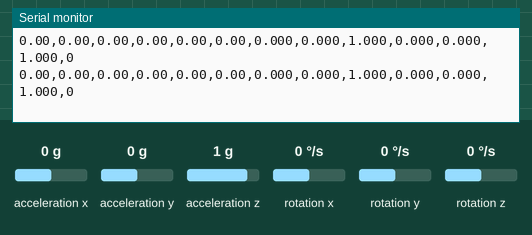
Simulated run of this sketch. Board: ESP32. Parts: the last lines printed to the serial monitor. Wiring (inferred from the names in the program): MPU-6050 motion sensor at I2C address 0x68. The test bench sets the inputs (shaded band); at power-on: acceleration x 0 g, acceleration y 0 g, rotation z 0 °/s, rotation x 0 °/s, rotation y 0 °/s, acceleration z 1 g. Nothing arrives over Bluetooth unless stated.

Above: at 3.0 s.
3.1 s: acceleration x set to -1.4 g
At 3.6 s:
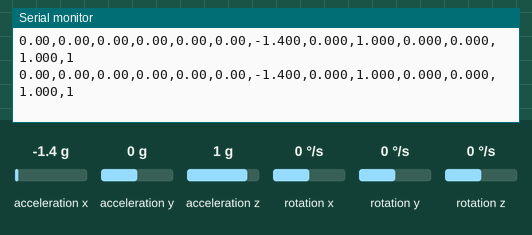
4.6 s: acceleration y set to -1.4 g
At 5.3 s:
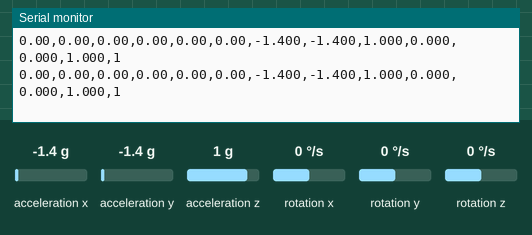
6.1 s: rotation z set to 100 °/s
At 6.7 s:
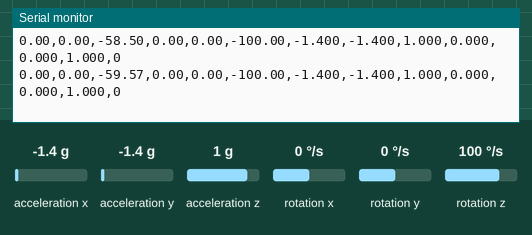
9.1 s: rotation x set to 100 °/s
At 9.9 s:
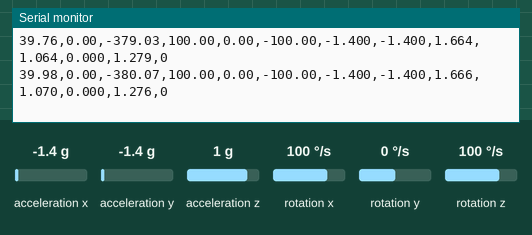
12.1 s: rotation y set to 100 °/s
At 12.9 s:
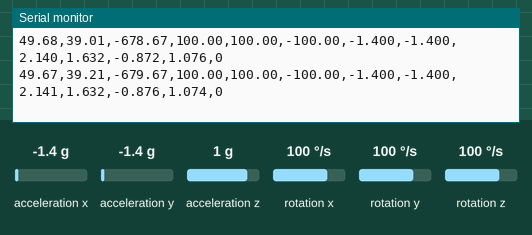
Timing chart, 0 to 15.1 s (numbered marks = the images above; inputs shaded):
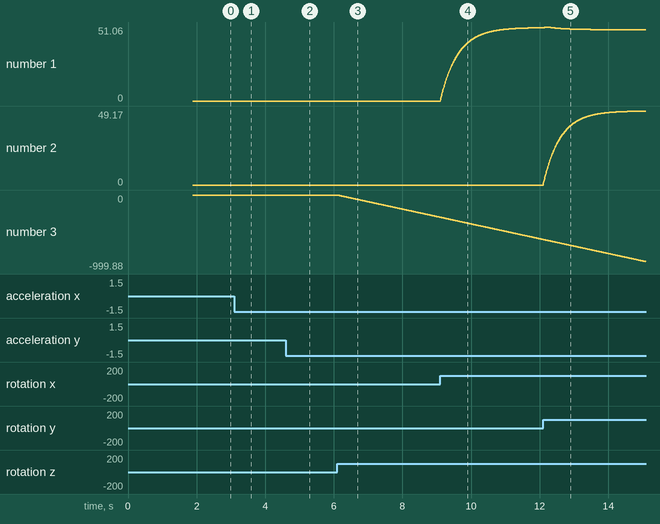

The sketch:

aethon_esp32.ino
```cpp
/* ============================================================
 *  AETHON-X  ·  IMU SERIAL STREAMER  (ESP32 Classic Bluetooth SPP)
 *  ESP32 sketch — feeds the aethon_visualizer.py Python visualiser.
 *
 *  WHY ESP32 INSTEAD OF HC-05:
 *    HC-05 uses Classic Bluetooth SPP but macOS 12+ dropped native
 *    /dev/tty.* support for SPP devices. The ESP32 exposes the same
 *    SPP profile — macOS sees it as /dev/tty.AETHON-X — so the
 *    Python visualiser works with zero changes (still uses pyserial).
 *
 *  HARDWARE WIRING (breadboard):
 *
 *     MPU6050  -->  ESP32
 *       VCC   ->  3.3V   (MPU6050 runs on 3.3V — do NOT use 5V)
 *       GND   ->  GND
 *       SCL   ->  GPIO 22
 *       SDA   ->  GPIO 21
 *       INT   ->  (not connected)
 *
 *     NO external Bluetooth module needed — ESP32 has BT built-in.
 *     Power the ESP32 from a USB power bank via its USB-C / micro-USB port.
 *
 *  FIRST-TIME PAIRING (macOS):
 *    1. Flash this sketch.
 *    2. Open System Settings → Bluetooth.
 *    3. The device "AETHON-X" appears — click Connect.
 *    4. After pairing, the port appears as /dev/tty.AETHON-X
 *       (run `ls /dev/tty.*` in Terminal to confirm).
 *    5. Run: python aethon_visualizer.py --port /dev/tty.AETHON-X --baud 115200
 *
 *  ARDUINO IDE SETUP:
 *    Board   : "ESP32 Dev Module" (or your specific ESP32 board variant)
 *    Library : BluetoothSerial — included in the ESP32 Arduino core, no install needed.
 *    Partition scheme: Use "Default" or "Huge APP" if you get low-memory errors.
 *
 *  OUTPUT FORMAT (13 CSV fields):
 *    angleX,angleY,angleZ,gxR,gyR,gzR,axg,ayg,waz,thrX,thrY,thrZ,landed\n
 *    • angleX/Y/Z : complementary-filter fused angles (degrees)
 *    • gxR/gyR/gzR: bias-corrected gyro rates (deg/s)
 *    • axg/ayg    : raw body-frame accelerometer (g)
 *    • waz        : world-frame vertical acceleration (g); 1.0 = hover
 *    • thrX/Y/Z   : body-frame thrust vector components (g)
 *    • landed     : 1 if still for >1.5 s, else 0
 *
 *  BAUD NOTE:
 *    BluetoothSerial baud is irrelevant for the BT link — SPP tunnels
 *    data over the radio at full speed regardless. The 115200 baud below
 *    only applies to the USB Serial monitor. Set --baud 115200 in Python.
 * ============================================================ */

#include <Wire.h>
#include <BluetoothSerial.h>

// ── Bluetooth SPP instance ──────────────────────────────────
BluetoothSerial btSerial;
const char* BT_NAME = "AETHON-X";   // device name visible during pairing

// ── Serial baud (USB monitor only — BT speed is automatic) ──
const uint32_t USB_BAUD = 115200;

// ── MPU6050 ─────────────────────────────────────────────────
const uint8_t MPU_ADDR  = 0x68;
const float   DT_TARGET = 0.01f;   // 100 Hz loop target
const float   ALPHA     = 0.98f;   // complementary filter weight (gyro trust)

// ── I²C pins (ESP32 default) ─────────────────────────────────
// GPIO 21 = SDA, GPIO 22 = SCL — Wire uses these automatically on ESP32.
// If your board variant differs, call Wire.begin(SDA_PIN, SCL_PIN) instead.

float angleX = 0, angleY = 0, angleZ = 0;
float gyroXoff = 0, gyroYoff = 0, gyroZoff = 0;
uint32_t lastMicros = 0;
uint32_t stillFrames = 0;    // counts consecutive still frames for landed detection


// ── MPU6050 helpers ─────────────────────────────────────────
void mpuWrite(uint8_t reg, uint8_t val) {
  Wire.beginTransmission(MPU_ADDR);
  Wire.write(reg);
  Wire.write(val);
  Wire.endTransmission();
}

void mpuRead(int16_t &ax, int16_t &ay, int16_t &az,
             int16_t &gx, int16_t &gy, int16_t &gz) {
  Wire.beginTransmission(MPU_ADDR);
  Wire.write(0x3B);                         // ACCEL_XOUT_H
  Wire.endTransmission(false);
  Wire.requestFrom(MPU_ADDR, (uint8_t)14);
  ax = (Wire.read() << 8) | Wire.read();
  ay = (Wire.read() << 8) | Wire.read();
  az = (Wire.read() << 8) | Wire.read();
  Wire.read(); Wire.read();                 // skip temperature bytes
  gx = (Wire.read() << 8) | Wire.read();
  gy = (Wire.read() << 8) | Wire.read();
  gz = (Wire.read() << 8) | Wire.read();
}


// ── Gyro calibration (keep board still for ~1 s on power-up) ─
void calibrateGyro() {
  const int N = 500;
  long sx = 0, sy = 0, sz = 0;
  int16_t ax, ay, az, gx, gy, gz;
  for (int i = 0; i < N; i++) {
    mpuRead(ax, ay, az, gx, gy, gz);
    sx += gx; sy += gy; sz += gz;
    delay(2);
  }
  gyroXoff = sx / (float)N;
  gyroYoff = sy / (float)N;
  gyroZoff = sz / (float)N;
}


// ── Setup ────────────────────────────────────────────────────
void setup() {
  Serial.begin(USB_BAUD);

  // Start Classic Bluetooth SPP — advertises as "AETHON-X"
  if (!btSerial.begin(BT_NAME)) {
    Serial.println(F("AETHON-X: BluetoothSerial init failed — check ESP32 board selection."));
    while (true) delay(1000);   // halt; re-flash with correct board
  }
  Serial.print(F("AETHON-X: Bluetooth SPP started, device name = "));
  Serial.println(BT_NAME);

  // I²C — ESP32 default pins: SDA=21, SCL=22
  Wire.begin();
  Wire.setClock(400000);        // 400 kHz fast-mode I2C

  mpuWrite(0x6B, 0x00);  // PWR_MGMT_1  — wake MPU6050
  mpuWrite(0x1B, 0x08);  // GYRO_CONFIG — ±500 dps  (65.5 LSB/dps)
  mpuWrite(0x1C, 0x10);  // ACCEL_CONFIG— ±8 g      (4096 LSB/g)
  delay(100);

  Serial.println(F("AETHON-X: calibrating gyro — keep board still..."));
  calibrateGyro();
  Serial.println(F("AETHON-X: calibration done. Waiting for BT connection..."));
  Serial.println(F("          Pair 'AETHON-X' in macOS Bluetooth settings,"));
  Serial.println(F("          then run: python aethon_visualizer.py --port /dev/tty.AETHON-X --baud 115200"));

  lastMicros = micros();
}


// ── Main loop ────────────────────────────────────────────────
void loop() {
  int16_t ax, ay, az, gx, gy, gz;
  uint32_t now = micros();      // timestamp BEFORE I²C read for accurate dt
  mpuRead(ax, ay, az, gx, gy, gz);

  float dt = (now - lastMicros) * 1e-6f;
  if (dt <= 0 || dt > 0.5f) dt = DT_TARGET;   // guard: micros() wrap or stall
  lastMicros = now;

  // ── Accelerometer in g ───────────────────────────────────
  float axg = ax / 4096.0f;
  float ayg = ay / 4096.0f;
  float azg = az / 4096.0f;

  // ── Accel magnitude guard ────────────────────────────────
  // Only trust the accelerometer for tilt correction when |a| ≈ 1g.
  // Linear motion (horizontal push, lift jerk) shifts |a| away from 1g —
  // freezing the accel blend during those moments prevents false tilt readings.
  float aMag = sqrt(axg*axg + ayg*ayg + azg*azg);

  // ── Accel-derived pitch & roll ───────────────────────────
  float accPitch = atan2(-axg, sqrt(ayg * ayg + azg * azg)) * 57.2957795f;
  float accRoll  = atan2(-ayg, azg)                          * 57.2957795f;

  // ── Gyro rates (deg/s, bias-corrected) ──────────────────
  float gxR = (gx - gyroXoff) / 65.5f;
  float gyR = (gy - gyroYoff) / 65.5f;
  float gzR = -((gz - gyroZoff) / 65.5f);

  // ── Complementary filter ─────────────────────────────────
  // blend = 0 during linear motion (|a| outside 0.85–1.15 g band).
  float blend = (aMag > 0.85f && aMag < 1.15f) ? (1.0f - ALPHA) : 0.0f;
  angleX = ALPHA * (angleX + gxR * dt) + blend * accPitch;
  angleY = ALPHA * (angleY + gyR * dt) + blend * accRoll;
  angleZ += gzR * dt;   // yaw: gyro-only (no magnetometer on MPU6050)

  // ── World-frame vertical acceleration (waz) ──────────────
  // Rotates the body-frame accel into world frame using fused pitch & roll,
  // then projects onto the world vertical axis.
  // waz = 1.0 g at hover/rest (gravity baseline), > 1.0 = ascending thrust,
  // < 1.0 = descending. Algebraically proved to always equal exactly 1.0
  // under pure gravity regardless of attitude — linear motion is the only
  // thing that shifts it, which is exactly what we want to detect.
  float pRad    = angleX * 0.017453f;
  float rRad    = angleY * 0.017453f;
  float sinP    = sin(pRad), cosP = cos(pRad);
  float sinR    = sin(rRad), cosR = cos(rRad);
  float waz     = -sinP * axg
                  + cosP * sinR * (-ayg)
                  + cosP * cosR * azg;

  // ── Thrust vector (body-frame, scaled by waz) ───────────────
  // Projects the drone's "up" axis into world frame components,
  // then scales by waz so magnitude reflects actual thrust level.
  float thrX =  sinP         * waz;   // forward/back component
  float thrY = -cosP * sinR  * waz;   // left/right component
  float thrZ =  cosP * cosR  * waz;   // vertical component

  // ── Landed detection ─────────────────────────────────────────
  // Drone is "landed" when gyro rates AND angles are all near-zero
  // for more than 150 consecutive frames (~1.5 s at 100 Hz).
  bool isStill = (abs(gxR)    < 2.0f && abs(gyR)    < 2.0f && abs(gzR)    < 2.0f
               && abs(angleX) < 3.0f && abs(angleY) < 3.0f);
  stillFrames  = isStill ? stillFrames + 1 : 0;
  uint8_t landed = (stillFrames > 150) ? 1 : 0;

  // ── Transmit 13-field CSV over Bluetooth SPP ─────────────────
  btSerial.print(angleX, 2); btSerial.print(',');
  btSerial.print(angleY, 2); btSerial.print(',');
  btSerial.print(angleZ, 2); btSerial.print(',');
  btSerial.print(gxR,    2); btSerial.print(',');
  btSerial.print(gyR,    2); btSerial.print(',');
  btSerial.print(gzR,    2); btSerial.print(',');
  btSerial.print(axg,    3); btSerial.print(',');
  btSerial.print(ayg,    3); btSerial.print(',');
  btSerial.print(waz,    3); btSerial.print(',');
  btSerial.print(thrX,   3); btSerial.print(',');
  btSerial.print(thrY,   3); btSerial.print(',');
  btSerial.print(thrZ,   3); btSerial.print(',');
  btSerial.println(landed);

  // ── Mirror to USB serial (for Arduino IDE Serial Monitor) ────
  Serial.print(angleX, 2); Serial.print(',');
  Serial.print(angleY, 2); Serial.print(',');
  Serial.print(angleZ, 2); Serial.print(',');
  Serial.print(gxR,    2); Serial.print(',');
  Serial.print(gyR,    2); Serial.print(',');
  Serial.print(gzR,    2); Serial.print(',');
  Serial.print(axg,    3); Serial.print(',');
  Serial.print(ayg,    3); Serial.print(',');
  Serial.print(waz,    3); Serial.print(',');
  Serial.print(thrX,   3); Serial.print(',');
  Serial.print(thrY,   3); Serial.print(',');
  Serial.print(thrZ,   3); Serial.print(',');
  Serial.println(landed);

  // ── Pace loop to ~100 Hz ─────────────────────────────────
  // delay() yields to FreeRTOS between iterations — the BT stack tasks
  // (RFCOMM keep-alives, TX flush, channel negotiation) run during this
  // window. The previous bare spin-wait burned 100% CPU for the full
  // 10 ms slice, starving those tasks and causing instant disconnect.
  uint32_t elapsed_ms = (micros() - now) / 1000;
  if (elapsed_ms < 10) delay(10 - elapsed_ms);
}
```

Measured:
- after the input at 3.1 s, the serial monitor: prints a new line at once (image 1)
- after the input at 4.6 s, the serial monitor: prints a new line at once (image 2)
- after the input at 6.1 s, the serial monitor: prints a new line at once (image 3)
- plotted number 3: 0 → -300.51 after the input at 6.1 s
